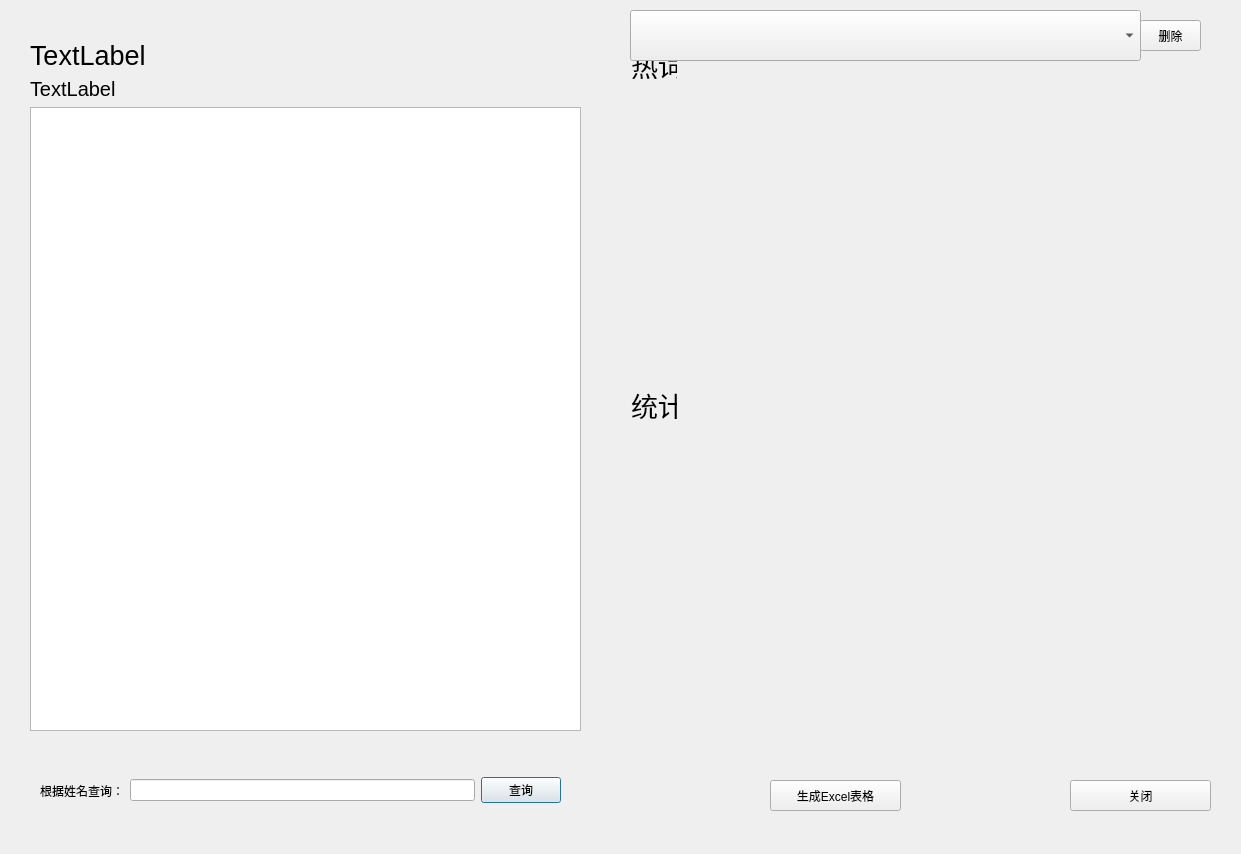
<?xml version="1.0" encoding="UTF-8"?>
<ui version="4.0">
 <class>Dialog_showpage</class>
 <widget class="QDialog" name="Dialog_showpage">
  <property name="geometry">
   <rect>
    <x>0</x>
    <y>0</y>
    <width>1241</width>
    <height>854</height>
   </rect>
  </property>
  <property name="windowTitle">
   <string>Dialog</string>
  </property>
  <widget class="QWidget" name="layoutWidget">
   <property name="geometry">
    <rect>
     <x>30</x>
     <y>40</y>
     <width>551</width>
     <height>691</height>
    </rect>
   </property>
   <layout class="QVBoxLayout" name="verticalLayout_left">
    <item>
     <widget class="QLabel" name="label_title">
      <property name="font">
       <font>
        <pointsize>20</pointsize>
       </font>
      </property>
      <property name="text">
       <string>TextLabel</string>
      </property>
     </widget>
    </item>
    <item>
     <widget class="QLabel" name="label_content">
      <property name="font">
       <font>
        <pointsize>15</pointsize>
       </font>
      </property>
      <property name="text">
       <string>TextLabel</string>
      </property>
     </widget>
    </item>
    <item>
     <widget class="QTableWidget" name="tableWidget">
      <attribute name="horizontalHeaderStretchLastSection">
       <bool>false</bool>
      </attribute>
      <attribute name="verticalHeaderDefaultSectionSize">
       <number>45</number>
      </attribute>
      <attribute name="verticalHeaderStretchLastSection">
       <bool>false</bool>
      </attribute>
     </widget>
    </item>
   </layout>
  </widget>
  <widget class="QWidget" name="horizontalLayoutWidget">
   <property name="geometry">
    <rect>
     <x>40</x>
     <y>770</y>
     <width>521</width>
     <height>41</height>
    </rect>
   </property>
   <layout class="QHBoxLayout" name="horizontalLayout">
    <item>
     <widget class="QLabel" name="label">
      <property name="text">
       <string>根据姓名查询：</string>
      </property>
     </widget>
    </item>
    <item>
     <widget class="QLineEdit" name="lineEdit"/>
    </item>
    <item>
     <widget class="QPushButton" name="pushButton_search">
      <property name="text">
       <string>查询</string>
      </property>
     </widget>
    </item>
   </layout>
  </widget>
  <widget class="QPushButton" name="pushButton_close">
   <property name="geometry">
    <rect>
     <x>1070</x>
     <y>780</y>
     <width>141</width>
     <height>31</height>
    </rect>
   </property>
   <property name="text">
    <string>关闭</string>
   </property>
  </widget>
  <widget class="QLabel" name="label_2">
   <property name="geometry">
    <rect>
     <x>631</x>
     <y>51</y>
     <width>46</width>
     <height>28</height>
    </rect>
   </property>
   <property name="font">
    <font>
     <pointsize>20</pointsize>
    </font>
   </property>
   <property name="text">
    <string>热词:</string>
   </property>
  </widget>
  <widget class="QLabel" name="label_3">
   <property name="geometry">
    <rect>
     <x>631</x>
     <y>391</y>
     <width>46</width>
     <height>28</height>
    </rect>
   </property>
   <property name="font">
    <font>
     <pointsize>20</pointsize>
    </font>
   </property>
   <property name="text">
    <string>统计:</string>
   </property>
  </widget>
  <widget class="QComboBox" name="comboBox">
   <property name="geometry">
    <rect>
     <x>630</x>
     <y>10</y>
     <width>511</width>
     <height>51</height>
    </rect>
   </property>
  </widget>
  <widget class="QPushButton" name="pushButton_delete">
   <property name="geometry">
    <rect>
     <x>1140</x>
     <y>20</y>
     <width>61</width>
     <height>31</height>
    </rect>
   </property>
   <property name="text">
    <string>删除</string>
   </property>
  </widget>
  <widget class="QLabel" name="label_wordcloud">
   <property name="geometry">
    <rect>
     <x>640</x>
     <y>90</y>
     <width>560</width>
     <height>300</height>
    </rect>
   </property>
   <property name="text">
    <string/>
   </property>
  </widget>
  <widget class="QLabel" name="label_numbercount">
   <property name="geometry">
    <rect>
     <x>640</x>
     <y>430</y>
     <width>560</width>
     <height>300</height>
    </rect>
   </property>
   <property name="text">
    <string/>
   </property>
  </widget>
  <widget class="QPushButton" name="pushButton_getexcel">
   <property name="geometry">
    <rect>
     <x>770</x>
     <y>780</y>
     <width>131</width>
     <height>31</height>
    </rect>
   </property>
   <property name="text">
    <string>生成Excel表格</string>
   </property>
  </widget>
 </widget>
 <resources/>
 <connections/>
</ui>
